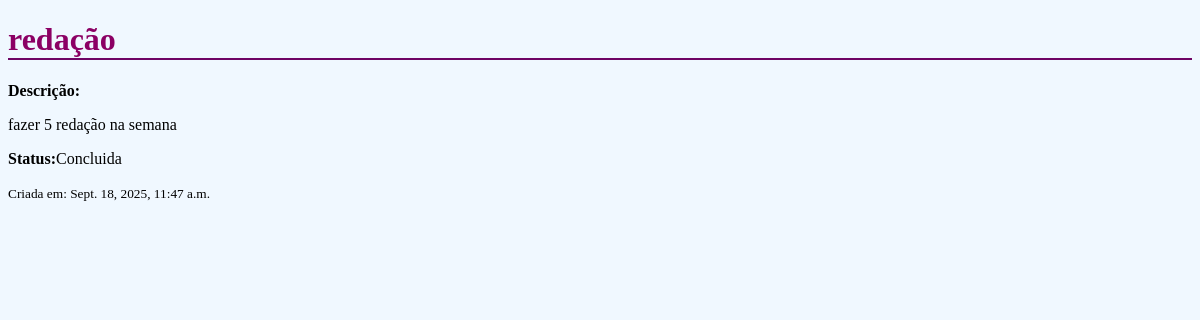
/tarefas/4/, run on the app's committed database.
### tarefas/models.py (models this page shows, shortened)
class Tarefa(models.Model):
    titulo = models.CharField(max_length=200)
    descricao = models.TextField(blank=True, null=True)
    data_criacao = models.DateTimeField(auto_now_add=True)
    concluida = models.BooleanField(default=False)

### tarefas/views.py (the view)
# urls.py: path('<int:tarefa_id>/' , views.detalhe_tarefa ,name= "detalhe_tarefa") ,
def detalhe_tarefa (request , tarefa_id):
    tarefa = get_object_or_404(Tarefa , pk= tarefa_id)
    return render(request, 'tarefas/detalhe.html' , {'tarefa' : tarefa})

### tarefas/templates/tarefas/detalhe.html (shortened to what this page needs)
<!DOCTYPE html>
<html lang="pt-br">
<head>
    {% load static %}
    <link rel="stylesheet" href="{% static 'detalhe/detalhe.css' %}">
</head>
<body>
    <h1>{{ tarefa.titulo }}</h1>
    <p><strong>Descrição:</strong>{{ tarefa.descricao|linebreaks}}</p>
    <p><strong>Status:</strong>{% if tarefa.concluida %}Concluida{% else %} Pedente{% endif %}</p>
    <small>Criada em: {{tarefa.data_criacao}}</small>
</body>
</html>

### tarefas/static/detalhe/detalhe.css (style rules this page uses)
body { background-color: #f0f8ff; }
h1 { color: rgb(139, 0, 100); border-bottom: 2px solid rgb(110, 4, 100); }

### data on the page
Tarefa: titulo "redação", descricao "fazer 5 redação na semana", data_criacao "Sept. 18, 2025, 11:47 a.m."
